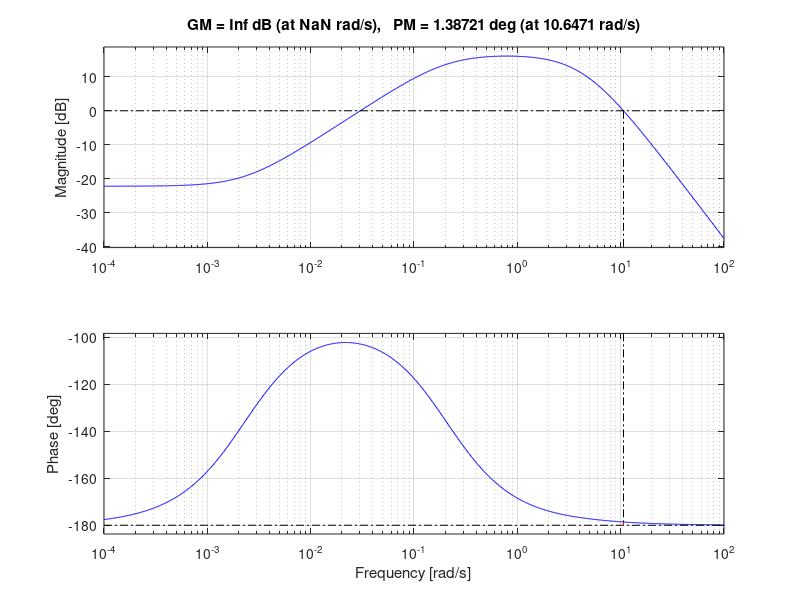
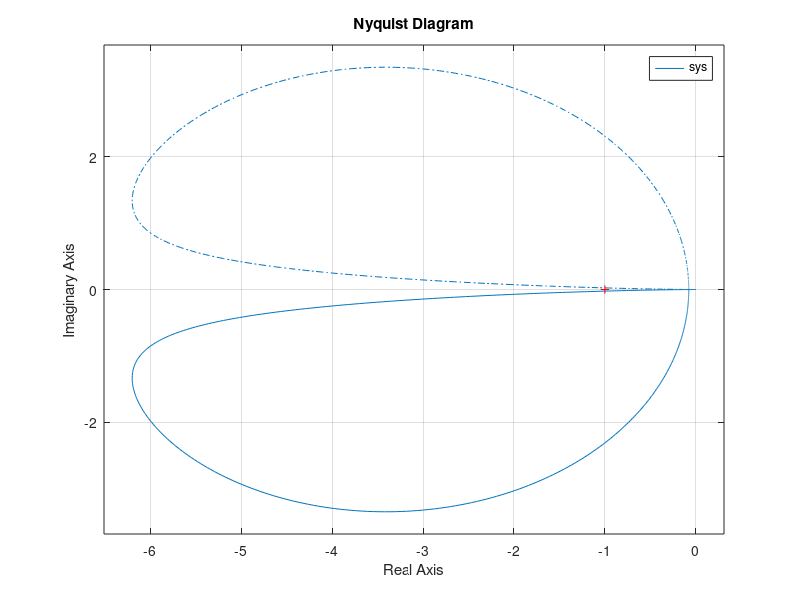

Reproduce these figures in MATLAB, in order.
% 画出内环（带控制器）开环传递函数的奈奎斯特图、伯德图
clear
clc
% f1 = 1500*[5 1];%分子
f1 = [0 100];%分子
f2 = [1.33 0.0031];%分子
% f3 = [100 1];%分母
f3 = [0 1];%分母
f4 = [1 0.27 -19.6 -3.984];%分母
%conv的用处是把他们求成多项式的形式
num = conv(f1,f2);%求多项式
den = conv(f3,f4);%求多项式
sys = tf(num,den)
%画出所有参数
figure(1)
margin(sys);
% grid on;
%不画，直接给参数赋值出来
%[Gm,Pm,Wcg,Wcp] = margin(sys);%Gm幅值裕度 Pm相角裕度 Wcg穿越频率 Wcp剪切频率
figure(2)
nyquist(sys);  % 画奈奎斯特图
% grid on;
